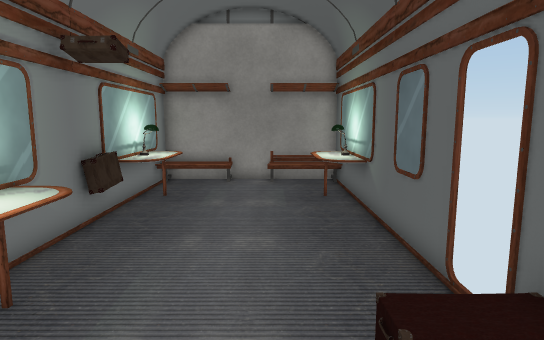
view 1 (above)

13 first-person views from a walk through a Unity game level. The camera is 1.4 m above the floor, tilts 8° down and sees 75° across. Doors are open. The floor is counted in squares, 0.5 m on a side. Each view is taken from the middle of a square. On the plan, view 1 faces up. The plan holds only what a view shows up to about 20 squares ahead; the rest is blank. The place goes on beyond the plan. The player is left out. Some animated figures are left out. Some surface patterns are stand-ins.

view 2
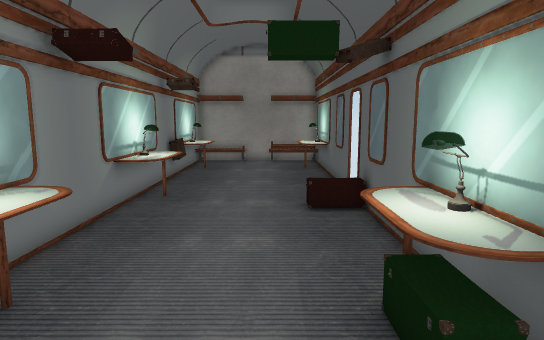

view 3
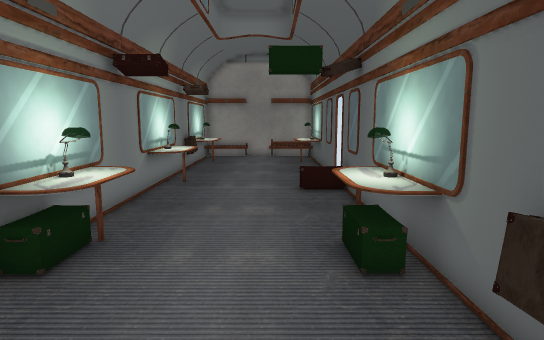

view 4
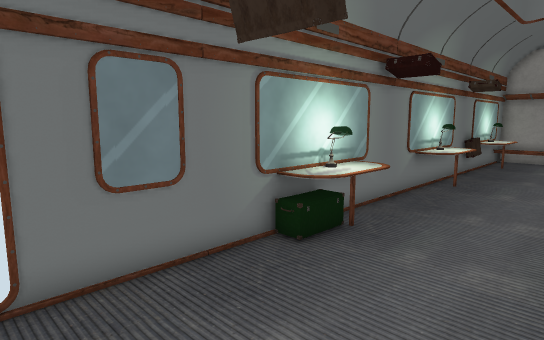

view 5
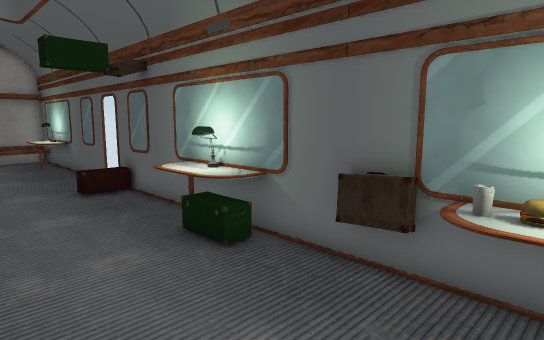

view 6
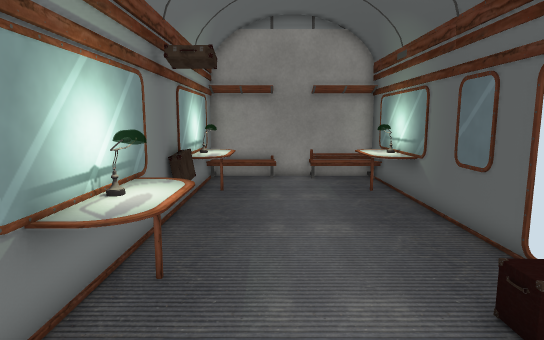

view 7
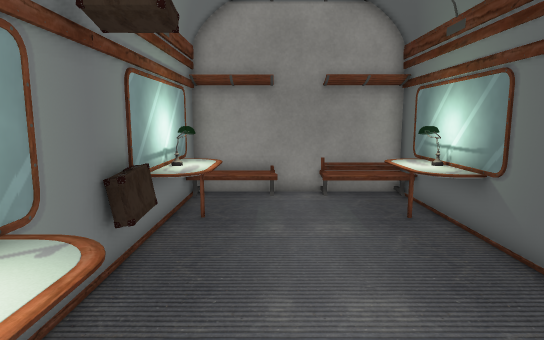

view 8
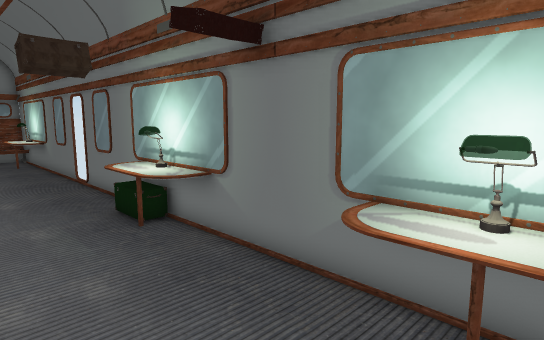

view 9
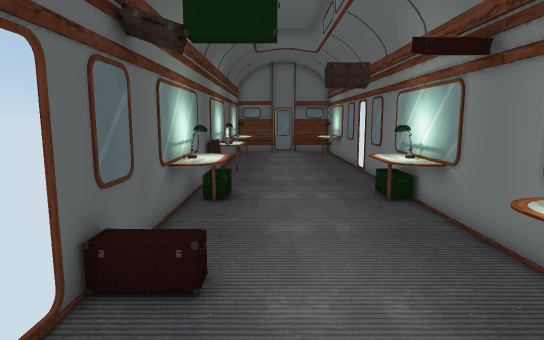

view 10
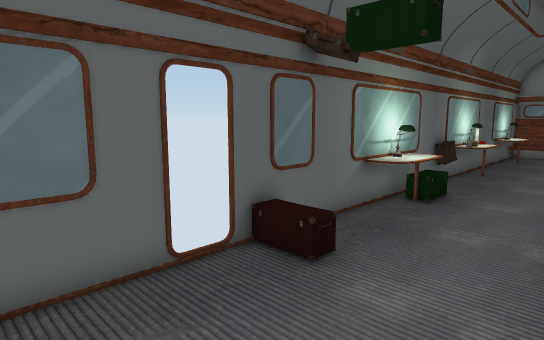

view 11
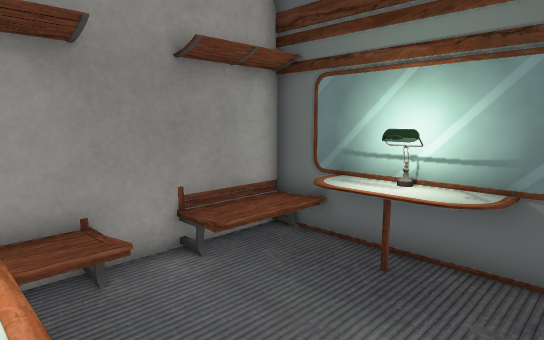

view 12
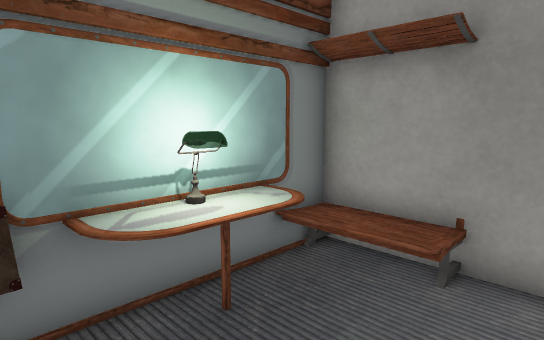

view 13
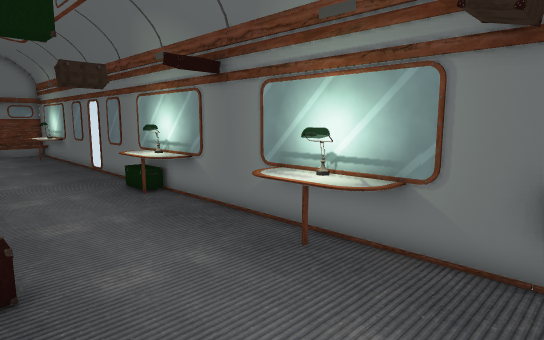

### Floor plan
Points are (right, up) in squares from view 1. A wall is a line through its corners. A room is listed if a view was taken in it or the views show most of it. See-through windows are left out.
Room 1 (views 1, 2, 3, 4, 5, 6, 7, 8, 9, 10, 11, 12, 13)
walls: (-5.1, 2.6) (-5.1, -0.6); (3, -0.6) (3, 4.4); (3, 5.6) (3, 10.5); (3, -4.6) (3, -2.4); (-5.1, -5.4) (-5.1, -10.3); (-5.1, 10.5) (-5.1, 7.4); (3, -8.6) (3, -5.5); (3, 14.5) (3, 16.8) (-5.1, 16.8) (-5.1, 14.4); (-0.1, 16.1) (-0.1, 16.9); (-2, 16.5) (-4.9, 16.5); (-2, 16.6) (-3.3, 16.6); (2.9, 16.5) (0.1, 16.5)
low walls: (-4.6, 10.5) (-4.6, 9.3); (2.6, -8.6) (2.6, -7.2); (3.1, 15.1) (2.5, 15.1)
ways out: gap at (-5, -10.5); gap at (3, 5)
objects: table (-5, -5) to (-4, -4); lamp (-5, -3) to (-4, -3); table (-5, -2) to (-4, -1); table (-5, 3) to (-4, 4); lamp (-5, 5) to (-4, 5); table (-5, 6) to (-4, 7); table (-5, 11) to (-4, 12); lamp (-5, 13) to (-4, 13); table (-5, 14) to (-4, 15); other object (2, -11); table (2, -10) to (3, -9); lamp (2, -3); table (2, -2) to (3, -1); table (2, 11) to (3, 12); lamp (2, 13) to (3, 13); table (2, 14) to (3, 15); other object (3, -11); table (3, -5)

Where each view was taken, in squares from view 1:
view 1: 0 up, 0 right, facing up
view 2: 8 down, 0 right, facing up
view 3: 11 down, 0 right, facing up
view 4: 11 down, 1 right, facing up-left
view 5: 11 down, 3 left, facing up-right
view 6: 1 down, 2 left, facing up
view 7: 3 up, 2 left, facing up
view 8: 6 up, 0 right, facing down-left
view 9: 9 up, 0 right, facing down
view 10: 9 up, 3 left, facing down-right
view 11: 10 up, 4 left, facing up-right
view 12: 10 up, 0 right, facing up-left
view 13: 10 up, 2 right, facing down-left
